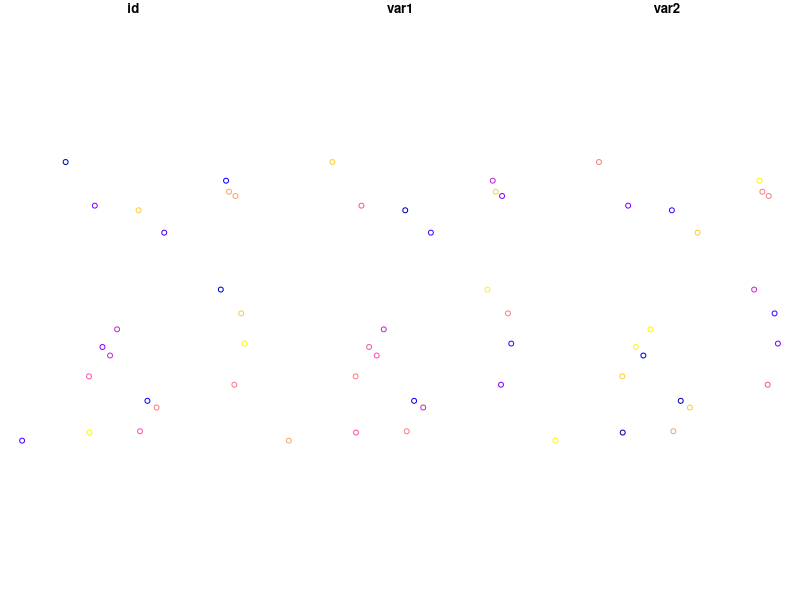
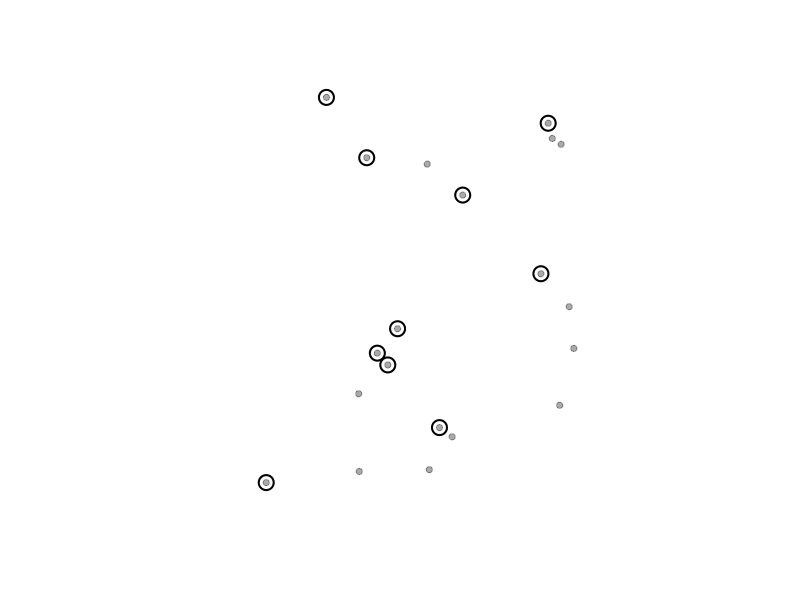
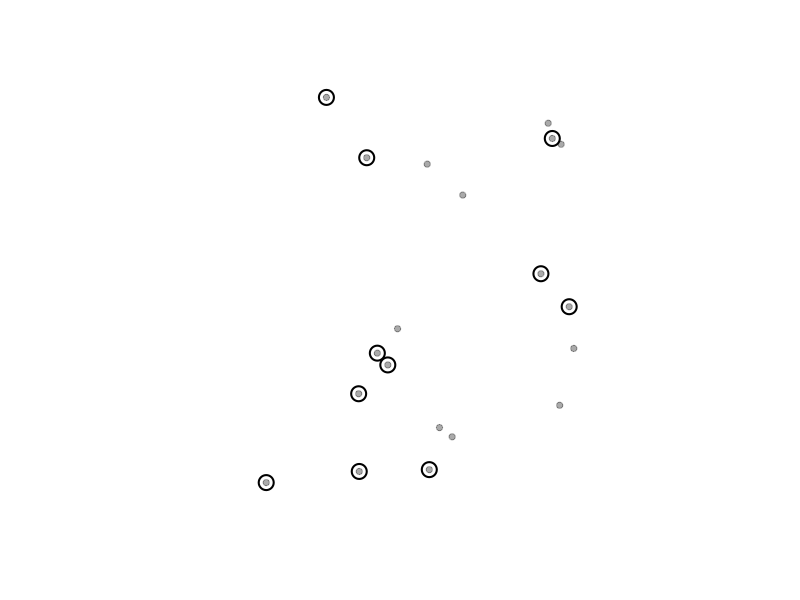
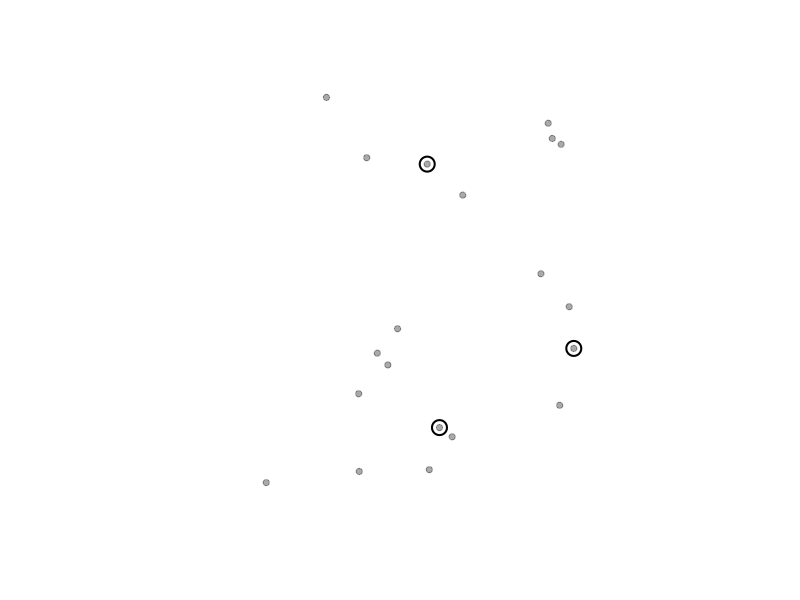
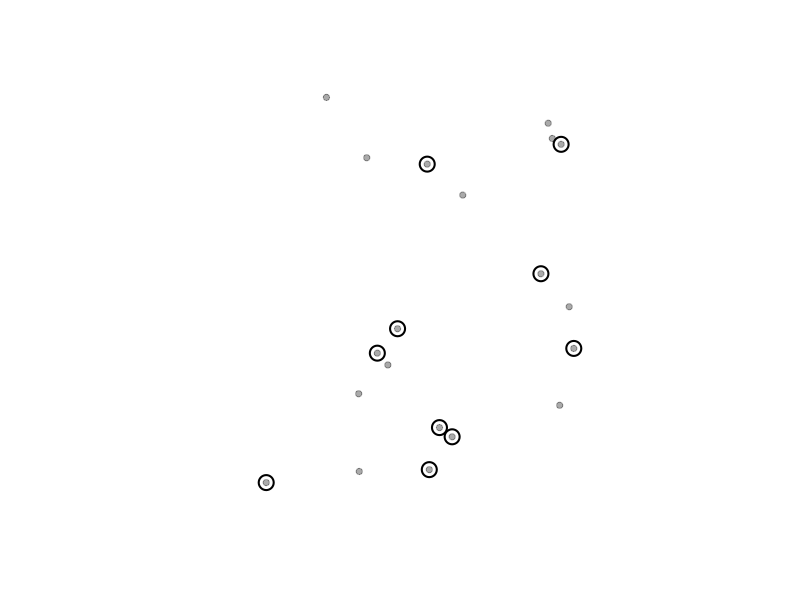
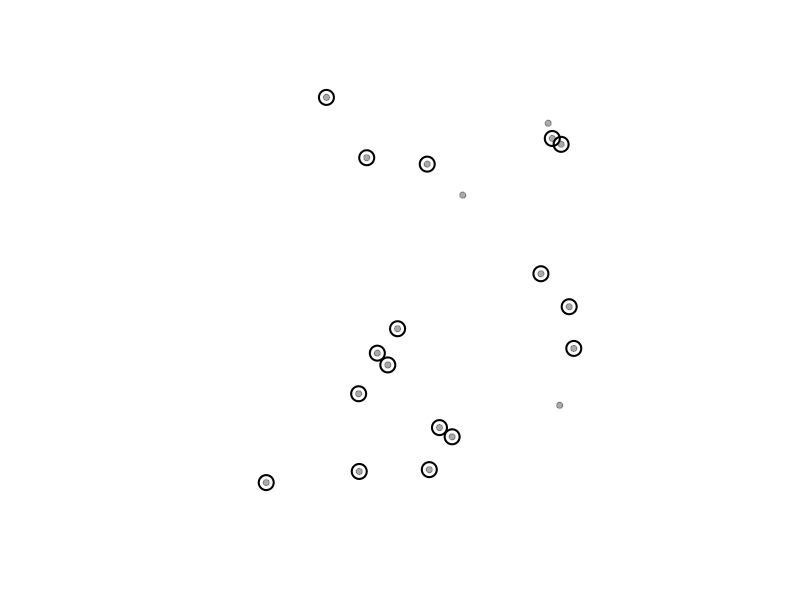
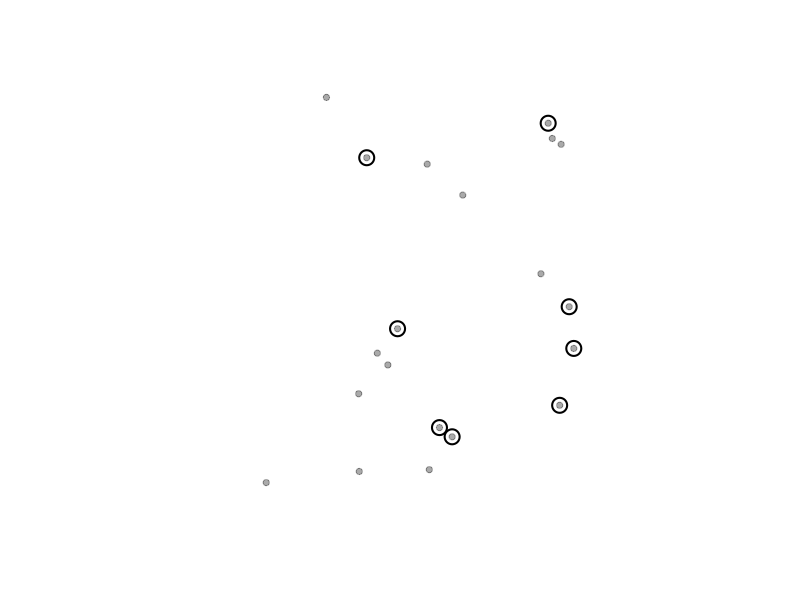
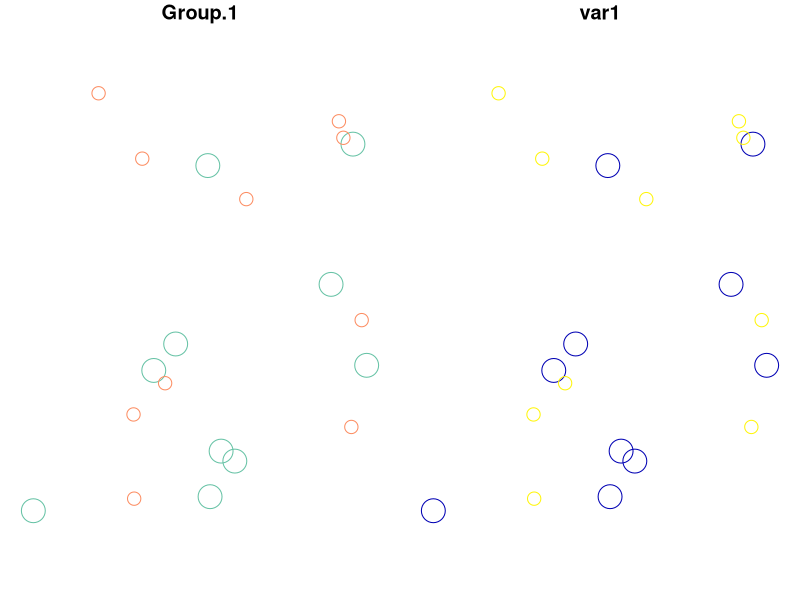

R code for these plots, in order:
## ---- chunk 1
mydata <- data.frame(
  id = 1:20,
  long = -82 + 2 * runif(20),
  lat = 42 + 2 * runif(20),
  var1 = rnorm(20),
  var2 = 10 * runif(20)
)

library(sf)
spatData <- st_as_sf(mydata,
  coords = c("long", "lat"),
  crs = "+proj=longlat +ellps=WGS84 +datum=WGS84 +no_defs +towgs84=0,0,0"
)

knitr::kable(head(spatData))
plot(spatData)
## ---- chunk 2
spatData$var3 <- runif(20)
spatData$var4 <- spatData$var1 * spatData$var2
knitr::kable(head(spatData))
## ---- chunk 3
spatData$var3 <- spatData$var4 <- NULL
knitr::kable(head(spatData))
## ---- chunk 4
# Remove last 20 attributes
for (i in 1:5) spatData <- cbind(spatData, varSup = runif(20))
knitr::kable(head(spatData))
rem <- colnames(spatData)[4:8]
spatData <- spatData[, !colnames(spatData) %in% rem]
knitr::kable(head(spatData))

# Keep id, var1 and var2
for (i in 1:5) spatData <- cbind(spatData, varSup = runif(20))
knitr::kable(head(spatData))
keep <- c("id", "var1", "var2")
spatData <- spatData[, keep]
knitr::kable(head(spatData))
## ---- chunk 5
spatData$fact1 <- paste0("a", 1:2) # Create factor with 2 levels
spatData$fact2 <- paste0("b", 1:5) # Create factor with 5 levels
knitr::kable(head(spatData))
## ---- chunk 6
selectID <- 1:10
plot(spatData$geometry, col = "#00000055", pch = 20, cex = 1.25, main = "")
plot(spatData$geometry[selectID], col = "#000000", add = T, pch = 1, cex = 2, lwd = 2)
## ---- chunk 7
# Select all values for var1 greater to or equal to 0
selectID <- spatData$var1 >= 0
plot(spatData$geometry, col = "#00000055", pch = 20, cex = 1.25, main = "")
plot(spatData$geometry[selectID], col = "#000000", add = T, pch = 1, cex = 2, lwd = 2)

# var1 smaller than 0 and var2 higher than 5
selectID <- spatData$var1 < 0 & spatData$var2 < 5
plot(spatData$geometry, col = "#00000055", pch = 20, cex = 1.25, main = "")
plot(spatData$geometry[selectID], col = "#000000", add = T, pch = 1, cex = 2, lwd = 2)

# fact1 equal to a1
selectID <- spatData$fact1 == "a1"
plot(spatData$geometry, col = "#00000055", pch = 20, cex = 1.25, main = "")
plot(spatData$geometry[selectID], col = "#000000", add = T, pch = 1, cex = 2, lwd = 2)

# fact1 equal to a1 or var1 greater than 0
selectID <- spatData$fact1 == "a1" | spatData$var1 > 0
plot(spatData$geometry, col = "#00000055", pch = 20, cex = 1.25, main = "")
plot(spatData$geometry[selectID], col = "#000000", add = T, pch = 1, cex = 2, lwd = 2)

# fact2 equal to b3 or b4
selectID <- spatData$fact2 %in% c("b3", "b4")
plot(spatData$geometry, col = "#00000055", pch = 20, cex = 1.25, main = "")
plot(spatData$geometry[selectID], col = "#000000", add = T, pch = 1, cex = 2, lwd = 2)
## ---- chunk 8
# Create data.frame with id field similar to that in the spatial object
joinData <- data.frame(id = seq(1, 20, by = 2),
                       var3 = rnorm(10))

# Join with attributes table of spatial object
library(dplyr)
spatData <- left_join(spatData, joinData)
knitr::kable(head(spatData))
## ---- chunk 9
aggData <- aggregate(spatData['var1'], by = list(spatData$fact1), FUN = sum)
knitr::kable(head(aggData))
plot(aggData, cex = abs(aggData$var1))
